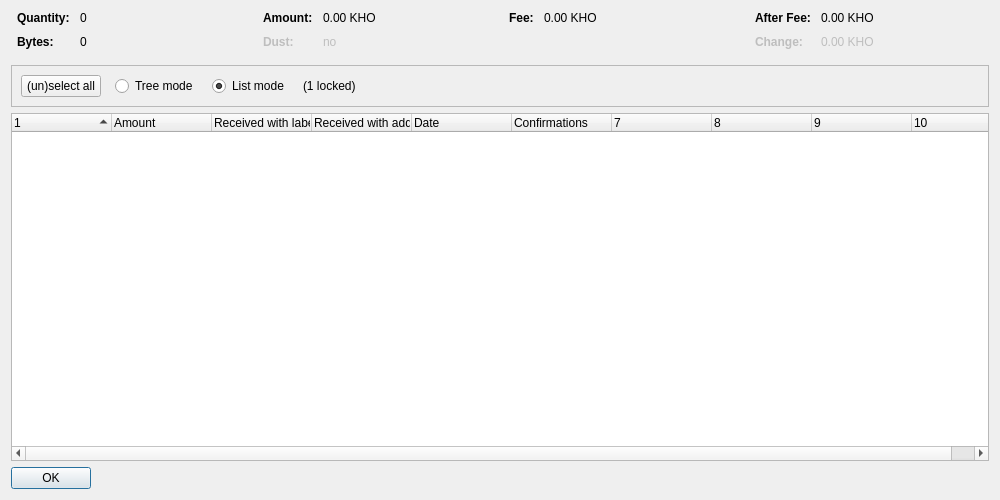
<?xml version="1.0" encoding="UTF-8"?>
<ui version="4.0">
 <class>CoinControlDialog</class>
 <widget class="QDialog" name="CoinControlDialog">
  <property name="geometry">
   <rect>
    <x>0</x>
    <y>0</y>
    <width>1000</width>
    <height>500</height>
   </rect>
  </property>
  <property name="windowTitle">
   <string>Coin Selection</string>
  </property>
  <layout class="QVBoxLayout" name="verticalLayout">
   <item>
    <layout class="QHBoxLayout" name="horizontalLayoutTop" stretch="0,0,0,0">
     <property name="topMargin">
      <number>0</number>
     </property>
     <property name="bottomMargin">
      <number>10</number>
     </property>
     <item>
      <layout class="QFormLayout" name="formLayoutCoinControl1">
       <property name="horizontalSpacing">
        <number>10</number>
       </property>
       <property name="verticalSpacing">
        <number>10</number>
       </property>
       <property name="leftMargin">
        <number>6</number>
       </property>
       <property name="rightMargin">
        <number>6</number>
       </property>
       <item row="0" column="0">
        <widget class="QLabel" name="labelCoinControlQuantityText">
         <property name="font">
          <font>
           <weight>75</weight>
           <bold>true</bold>
          </font>
         </property>
         <property name="text">
          <string>Quantity:</string>
         </property>
        </widget>
       </item>
       <item row="0" column="1">
        <widget class="QLabel" name="labelCoinControlQuantity">
         <property name="cursor">
          <cursorShape>IBeamCursor</cursorShape>
         </property>
         <property name="contextMenuPolicy">
          <enum>Qt::ActionsContextMenu</enum>
         </property>
         <property name="text">
          <string notr="true">0</string>
         </property>
         <property name="textInteractionFlags">
          <set>Qt::LinksAccessibleByMouse|Qt::TextSelectableByKeyboard|Qt::TextSelectableByMouse</set>
         </property>
        </widget>
       </item>
       <item row="1" column="0">
        <widget class="QLabel" name="labelCoinControlBytesText">
         <property name="font">
          <font>
           <weight>75</weight>
           <bold>true</bold>
          </font>
         </property>
         <property name="text">
          <string>Bytes:</string>
         </property>
        </widget>
       </item>
       <item row="1" column="1">
        <widget class="QLabel" name="labelCoinControlBytes">
         <property name="cursor">
          <cursorShape>IBeamCursor</cursorShape>
         </property>
         <property name="contextMenuPolicy">
          <enum>Qt::ActionsContextMenu</enum>
         </property>
         <property name="text">
          <string notr="true">0</string>
         </property>
         <property name="textInteractionFlags">
          <set>Qt::LinksAccessibleByMouse|Qt::TextSelectableByKeyboard|Qt::TextSelectableByMouse</set>
         </property>
        </widget>
       </item>
      </layout>
     </item>
     <item>
      <layout class="QFormLayout" name="formLayoutCoinControl2">
       <property name="horizontalSpacing">
        <number>10</number>
       </property>
       <property name="verticalSpacing">
        <number>10</number>
       </property>
       <property name="leftMargin">
        <number>6</number>
       </property>
       <property name="rightMargin">
        <number>6</number>
       </property>
       <item row="0" column="0">
        <widget class="QLabel" name="labelCoinControlAmountText">
         <property name="font">
          <font>
           <weight>75</weight>
           <bold>true</bold>
          </font>
         </property>
         <property name="text">
          <string>Amount:</string>
         </property>
        </widget>
       </item>
       <item row="0" column="1">
        <widget class="QLabel" name="labelCoinControlAmount">
         <property name="cursor">
          <cursorShape>IBeamCursor</cursorShape>
         </property>
         <property name="contextMenuPolicy">
          <enum>Qt::ActionsContextMenu</enum>
         </property>
         <property name="text">
          <string notr="true">0.00 KHO</string>
         </property>
         <property name="textInteractionFlags">
          <set>Qt::LinksAccessibleByMouse|Qt::TextSelectableByKeyboard|Qt::TextSelectableByMouse</set>
         </property>
        </widget>
       </item>
       <item row="1" column="0">
        <widget class="QLabel" name="labelCoinControlLowOutputText">
         <property name="enabled">
          <bool>false</bool>
         </property>
         <property name="font">
          <font>
           <weight>75</weight>
           <bold>true</bold>
          </font>
         </property>
         <property name="text">
          <string>Dust:</string>
         </property>
        </widget>
       </item>
       <item row="1" column="1">
        <widget class="QLabel" name="labelCoinControlLowOutput">
         <property name="enabled">
          <bool>false</bool>
         </property>
         <property name="cursor">
          <cursorShape>IBeamCursor</cursorShape>
         </property>
         <property name="contextMenuPolicy">
          <enum>Qt::ActionsContextMenu</enum>
         </property>
         <property name="text">
          <string notr="true">no</string>
         </property>
         <property name="textInteractionFlags">
          <set>Qt::LinksAccessibleByMouse|Qt::TextSelectableByKeyboard|Qt::TextSelectableByMouse</set>
         </property>
        </widget>
       </item>
      </layout>
     </item>
     <item>
      <layout class="QFormLayout" name="formLayoutCoinControl3">
       <property name="horizontalSpacing">
        <number>10</number>
       </property>
       <property name="verticalSpacing">
        <number>10</number>
       </property>
       <property name="leftMargin">
        <number>6</number>
       </property>
       <property name="rightMargin">
        <number>6</number>
       </property>
       <item row="0" column="0">
        <widget class="QLabel" name="labelCoinControlFeeText">
         <property name="font">
          <font>
           <weight>75</weight>
           <bold>true</bold>
          </font>
         </property>
         <property name="text">
          <string>Fee:</string>
         </property>
        </widget>
       </item>
       <item row="0" column="1">
        <widget class="QLabel" name="labelCoinControlFee">
         <property name="cursor">
          <cursorShape>IBeamCursor</cursorShape>
         </property>
         <property name="contextMenuPolicy">
          <enum>Qt::ActionsContextMenu</enum>
         </property>
         <property name="text">
          <string notr="true">0.00 KHO</string>
         </property>
         <property name="textInteractionFlags">
          <set>Qt::LinksAccessibleByMouse|Qt::TextSelectableByKeyboard|Qt::TextSelectableByMouse</set>
         </property>
        </widget>
       </item>
      </layout>
     </item>
     <item>
      <layout class="QFormLayout" name="formLayoutCoinControl4">
       <property name="horizontalSpacing">
        <number>10</number>
       </property>
       <property name="verticalSpacing">
        <number>10</number>
       </property>
       <property name="leftMargin">
        <number>6</number>
       </property>
       <property name="rightMargin">
        <number>6</number>
       </property>
       <item row="0" column="0">
        <widget class="QLabel" name="labelCoinControlAfterFeeText">
         <property name="font">
          <font>
           <weight>75</weight>
           <bold>true</bold>
          </font>
         </property>
         <property name="text">
          <string>After Fee:</string>
         </property>
        </widget>
       </item>
       <item row="0" column="1">
        <widget class="QLabel" name="labelCoinControlAfterFee">
         <property name="cursor">
          <cursorShape>IBeamCursor</cursorShape>
         </property>
         <property name="contextMenuPolicy">
          <enum>Qt::ActionsContextMenu</enum>
         </property>
         <property name="text">
          <string notr="true">0.00 KHO</string>
         </property>
         <property name="textInteractionFlags">
          <set>Qt::LinksAccessibleByMouse|Qt::TextSelectableByKeyboard|Qt::TextSelectableByMouse</set>
         </property>
        </widget>
       </item>
       <item row="1" column="0">
        <widget class="QLabel" name="labelCoinControlChangeText">
         <property name="enabled">
          <bool>false</bool>
         </property>
         <property name="font">
          <font>
           <weight>75</weight>
           <bold>true</bold>
          </font>
         </property>
         <property name="text">
          <string>Change:</string>
         </property>
        </widget>
       </item>
       <item row="1" column="1">
        <widget class="QLabel" name="labelCoinControlChange">
         <property name="enabled">
          <bool>false</bool>
         </property>
         <property name="cursor">
          <cursorShape>IBeamCursor</cursorShape>
         </property>
         <property name="contextMenuPolicy">
          <enum>Qt::ActionsContextMenu</enum>
         </property>
         <property name="text">
          <string notr="true">0.00 KHO</string>
         </property>
         <property name="textInteractionFlags">
          <set>Qt::LinksAccessibleByMouse|Qt::TextSelectableByKeyboard|Qt::TextSelectableByMouse</set>
         </property>
        </widget>
       </item>
      </layout>
     </item>
    </layout>
   </item>
   <item>
    <widget class="QFrame" name="frame">
     <property name="minimumSize">
      <size>
       <width>0</width>
       <height>40</height>
      </size>
     </property>
     <property name="frameShape">
      <enum>QFrame::StyledPanel</enum>
     </property>
     <property name="frameShadow">
      <enum>QFrame::Sunken</enum>
     </property>
     <layout class="QHBoxLayout" name="horizontalLayout">
      <item>
       <layout class="QHBoxLayout" name="horizontalLayoutPanel" stretch="0,0,0,0,0">
        <property name="spacing">
         <number>14</number>
        </property>
        <item>
         <widget class="QPushButton" name="pushButtonSelectAll">
          <property name="sizePolicy">
           <sizepolicy hsizetype="Maximum" vsizetype="Fixed">
            <horstretch>0</horstretch>
            <verstretch>0</verstretch>
           </sizepolicy>
          </property>
          <property name="text">
           <string>(un)select all</string>
          </property>
          <property name="autoDefault">
           <bool>false</bool>
          </property>
         </widget>
        </item>
        <item>
         <widget class="QRadioButton" name="radioTreeMode">
          <property name="sizePolicy">
           <sizepolicy hsizetype="Maximum" vsizetype="Fixed">
            <horstretch>0</horstretch>
            <verstretch>0</verstretch>
           </sizepolicy>
          </property>
          <property name="text">
           <string>Tree mode</string>
          </property>
         </widget>
        </item>
        <item>
         <widget class="QRadioButton" name="radioListMode">
          <property name="sizePolicy">
           <sizepolicy hsizetype="Maximum" vsizetype="Fixed">
            <horstretch>0</horstretch>
            <verstretch>0</verstretch>
           </sizepolicy>
          </property>
          <property name="text">
           <string>List mode</string>
          </property>
          <property name="checked">
           <bool>true</bool>
          </property>
         </widget>
        </item>
        <item>
         <widget class="QLabel" name="labelLocked">
          <property name="text">
           <string notr="true">(1 locked)</string>
          </property>
         </widget>
        </item>
        <item>
         <spacer name="horizontalSpacer">
          <property name="orientation">
           <enum>Qt::Horizontal</enum>
          </property>
          <property name="sizeHint" stdset="0">
           <size>
            <width>40</width>
            <height>20</height>
           </size>
          </property>
         </spacer>
        </item>
       </layout>
      </item>
     </layout>
    </widget>
   </item>
   <item>
    <widget class="CoinControlTreeWidget" name="treeWidget">
     <property name="contextMenuPolicy">
      <enum>Qt::CustomContextMenu</enum>
     </property>
     <property name="sortingEnabled">
      <bool>false</bool>
     </property>
     <property name="columnCount">
      <number>10</number>
     </property>
     <attribute name="headerShowSortIndicator" stdset="0">
      <bool>true</bool>
     </attribute>
     <attribute name="headerStretchLastSection">
      <bool>false</bool>
     </attribute>
     <column>
      <property name="text">
       <string/>
      </property>
     </column>
     <column>
      <property name="text">
       <string>Amount</string>
      </property>
     </column>
     <column>
      <property name="text">
       <string>Received with label</string>
      </property>
     </column>
     <column>
      <property name="text">
       <string>Received with address</string>
      </property>
     </column>
     <column>
      <property name="text">
       <string>Date</string>
      </property>
     </column>
     <column>
      <property name="text">
       <string>Confirmations</string>
      </property>
      <property name="toolTip">
       <string>Confirmed</string>
      </property>
     </column>
     <column>
      <property name="text">
       <string/>
      </property>
     </column>
     <column>
      <property name="text">
       <string/>
      </property>
     </column>
     <column>
      <property name="text">
       <string/>
      </property>
     </column>
     <column>
      <property name="text">
       <string/>
      </property>
     </column>
    </widget>
   </item>
   <item>
    <widget class="QDialogButtonBox" name="buttonBox">
     <property name="sizePolicy">
      <sizepolicy hsizetype="Maximum" vsizetype="Fixed">
       <horstretch>0</horstretch>
       <verstretch>0</verstretch>
      </sizepolicy>
     </property>
     <property name="orientation">
      <enum>Qt::Horizontal</enum>
     </property>
     <property name="standardButtons">
      <set>QDialogButtonBox::Ok</set>
     </property>
    </widget>
   </item>
  </layout>
 </widget>
 <customwidgets>
  <customwidget>
   <class>CoinControlTreeWidget</class>
   <extends>QTreeWidget</extends>
   <header>coincontroltreewidget.h</header>
  </customwidget>
 </customwidgets>
 <resources/>
 <connections/>
</ui>
